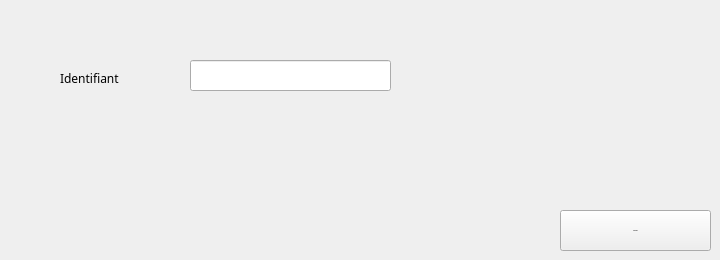
         <widget class="QWidget" name="tab_12">
          <attribute name="title">
           <string>supprimer ticket</string>
          </attribute>
          <widget class="QLabel" name="label_10">
           <property name="geometry">
            <rect>
             <x>60</x>
             <y>70</y>
             <width>111</width>
             <height>16</height>
            </rect>
           </property>
           <property name="font">
            <font>
             <family>MS Reference Sans Serif</family>
             <pointsize>9</pointsize>
            </font>
           </property>
           <property name="text">
            <string>Identifiant</string>
           </property>
          </widget>
          <widget class="QLineEdit" name="lineEdit_supptick">
           <property name="geometry">
            <rect>
             <x>190</x>
             <y>60</y>
             <width>201</width>
             <height>31</height>
            </rect>
           </property>
          </widget>
          <widget class="QPushButton" name="supprimer_2">
           <property name="geometry">
            <rect>
             <x>560</x>
             <y>210</y>
             <width>151</width>
             <height>41</height>
            </rect>
           </property>
           <property name="font">
            <font>
             <family>MS Reference Sans Serif</family>
             <pointsize>-1</pointsize>
            </font>
           </property>
           <property name="text">
            <string>supprimer</string>
           </property>
          </widget>
         </widget>
